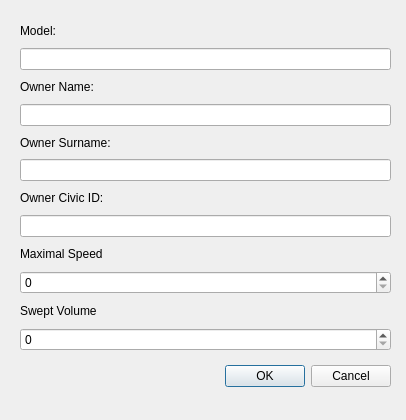
<?xml version="1.0" encoding="UTF-8"?>
<ui version="4.0">
 <class>editmbikedialog</class>
 <widget class="QDialog" name="editmbikedialog">
  <property name="geometry">
   <rect>
    <x>0</x>
    <y>0</y>
    <width>406</width>
    <height>420</height>
   </rect>
  </property>
  <property name="windowTitle">
   <string>Edit motorbike</string>
  </property>
  <widget class="QDialogButtonBox" name="buttonBox">
   <property name="geometry">
    <rect>
     <x>50</x>
     <y>360</y>
     <width>341</width>
     <height>32</height>
    </rect>
   </property>
   <property name="orientation">
    <enum>Qt::Horizontal</enum>
   </property>
   <property name="standardButtons">
    <set>QDialogButtonBox::Cancel|QDialogButtonBox::Ok</set>
   </property>
  </widget>
  <widget class="QWidget" name="layoutWidget_5">
   <property name="geometry">
    <rect>
     <x>20</x>
     <y>20</y>
     <width>371</width>
     <height>331</height>
    </rect>
   </property>
   <layout class="QVBoxLayout" name="verticalLayout_13">
    <item>
     <widget class="QLabel" name="label_37">
      <property name="text">
       <string>Model:</string>
      </property>
     </widget>
    </item>
    <item>
     <widget class="QLineEdit" name="model_MB"/>
    </item>
    <item>
     <widget class="QLabel" name="label_39">
      <property name="text">
       <string>Owner Name:</string>
      </property>
     </widget>
    </item>
    <item>
     <widget class="QLineEdit" name="owname_MB"/>
    </item>
    <item>
     <widget class="QLabel" name="label_40">
      <property name="text">
       <string>Owner Surname:</string>
      </property>
     </widget>
    </item>
    <item>
     <widget class="QLineEdit" name="ownsur_MB"/>
    </item>
    <item>
     <widget class="QLabel" name="label_41">
      <property name="text">
       <string>Owner Civic ID:</string>
      </property>
     </widget>
    </item>
    <item>
     <widget class="QLineEdit" name="ownid_MB"/>
    </item>
    <item>
     <widget class="QLabel" name="label_42">
      <property name="text">
       <string>Maximal Speed</string>
      </property>
     </widget>
    </item>
    <item>
     <widget class="QSpinBox" name="maxspe">
      <property name="maximum">
       <number>200</number>
      </property>
     </widget>
    </item>
    <item>
     <widget class="QLabel" name="label_61">
      <property name="text">
       <string>Swept Volume</string>
      </property>
     </widget>
    </item>
    <item>
     <widget class="QSpinBox" name="swepvo">
      <property name="maximum">
       <number>9999</number>
      </property>
     </widget>
    </item>
   </layout>
  </widget>
 </widget>
 <resources/>
 <connections>
  <connection>
   <sender>buttonBox</sender>
   <signal>accepted()</signal>
   <receiver>editmbikedialog</receiver>
   <slot>accept()</slot>
   <hints>
    <hint type="sourcelabel">
     <x>248</x>
     <y>254</y>
    </hint>
    <hint type="destinationlabel">
     <x>157</x>
     <y>274</y>
    </hint>
   </hints>
  </connection>
  <connection>
   <sender>buttonBox</sender>
   <signal>rejected()</signal>
   <receiver>editmbikedialog</receiver>
   <slot>reject()</slot>
   <hints>
    <hint type="sourcelabel">
     <x>316</x>
     <y>260</y>
    </hint>
    <hint type="destinationlabel">
     <x>286</x>
     <y>274</y>
    </hint>
   </hints>
  </connection>
 </connections>
</ui>
